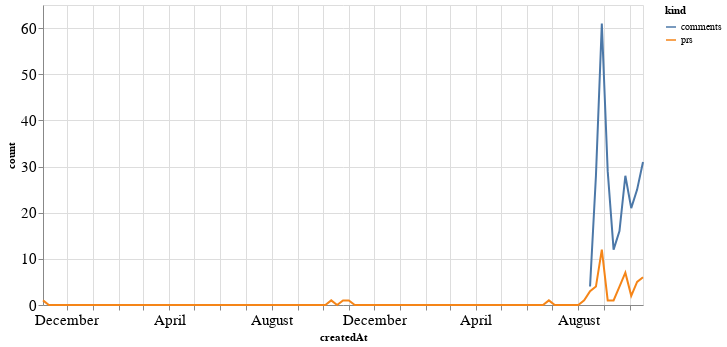

Here is the notebook cell this chart was saved with:
### Code cell
alt.Chart(total_time, width=600).mark_line().encode(
    x='createdAt',
    y='count',
    color='kind'
)

### Figure 1 — Vega-Lite specification as saved in the notebook (floating-point values rounded to 4 significant figures; data arrays with more than 128 entries replaced by an {"elided": "..."} marker saying what was removed)
{"config": {"axisLeft": {"labelFontSize": 15}, "axisBottom": {"labelFontSize": 15}}, "data": {"name": "data-07bafd4e317c400c79d17027686c258c"}, "mark": "line", "encoding": {"color": {"type": "nominal", "field": "kind"}, "x": {"type": "temporal", "field": "createdAt"}, "y": {"type": "quantitative", "field": "count"}}, "width": 600, "$schema": "https://vega.github.io/schema/vega-lite/v4.8.1.json", "datasets": {"data-07bafd4e317c400c79d17027686c258c": {"elided": "206 records"}}}
